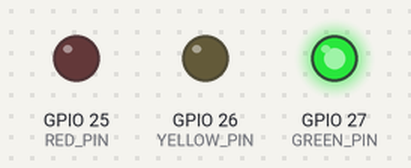
A sketch run on a simulated ESP32. Shown: output pins drawn as LEDs (lit = HIGH). Random numbers use the default seed unless the sketch sets one; what the sketch prints to the serial monitor is not drawn.

Above: at 1.5 s.
At 4.5 s:
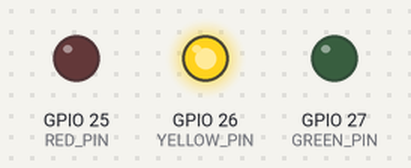
At 7.5 s:
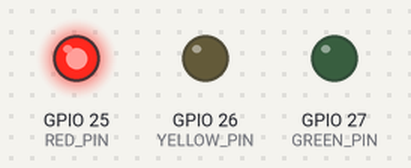
Timing chart, 0 to 11.7 s (numbered marks = the images above):
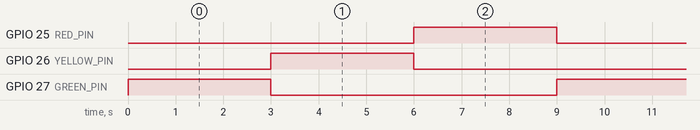

Measured:
- by itself, GPIO 25 (RED_PIN), GPIO 26 (YELLOW_PIN), GPIO 27 (GREEN_PIN): alternates HIGH for 3.0 s and LOW for 6.0 s
- by itself, everything shown: repeats every 9.0 s, in 3 steps

The sketch:

esp32-led-cycle.ino
```cpp
// Prova su mini LED da banco: verde -> giallo -> rosso, 3 secondi ciascuno.
// Rosso GPIO25, giallo GPIO26, verde GPIO27; resistenze 220 ohm e GND.
// feedback null: nessun sensore di riscontro installato.
#include <Arduino.h>
constexpr uint8_t RED_PIN=25, YELLOW_PIN=26, GREEN_PIN=27;
constexpr uint32_t PHASE_MS=3000;
uint32_t sequenceNumber=0, lastMessage=0, lastPhase=0;
uint8_t phase=0;
String bootId;
const char* colors[]={"green","yellow","red"};
void applyPhase() {
  digitalWrite(RED_PIN, LOW); digitalWrite(YELLOW_PIN, LOW); digitalWrite(GREEN_PIN, LOW);
  digitalWrite(phase==0?GREEN_PIN:phase==1?YELLOW_PIN:RED_PIN,HIGH);
}
void sendStatus() {
  Serial.printf("{\"type\":\"status\",\"version\":1,\"boot_id\":\"%s\",\"seq\":%lu,\"signals\":[{\"id\":\"A\",\"command\":\"%s\",\"feedback\":null},{\"id\":\"B\",\"command\":\"off\",\"feedback\":null}],\"faults\":[]}\n",bootId.c_str(),(unsigned long)++sequenceNumber,colors[phase]);
}
void setup() {
  Serial.begin(115200); bootId=String((uint32_t)esp_random(),HEX);
  pinMode(RED_PIN,OUTPUT); pinMode(YELLOW_PIN,OUTPUT); pinMode(GREEN_PIN,OUTPUT);
  applyPhase(); lastPhase=millis(); lastMessage=millis(); sendStatus();
}
void loop() {
  const uint32_t now=millis(); bool changed=false;
  if(now-lastPhase>=PHASE_MS){phase=(phase+1)%3;lastPhase=now;applyPhase();changed=true;}
  if(changed||now-lastMessage>=500){lastMessage=now;sendStatus();}
}
```
